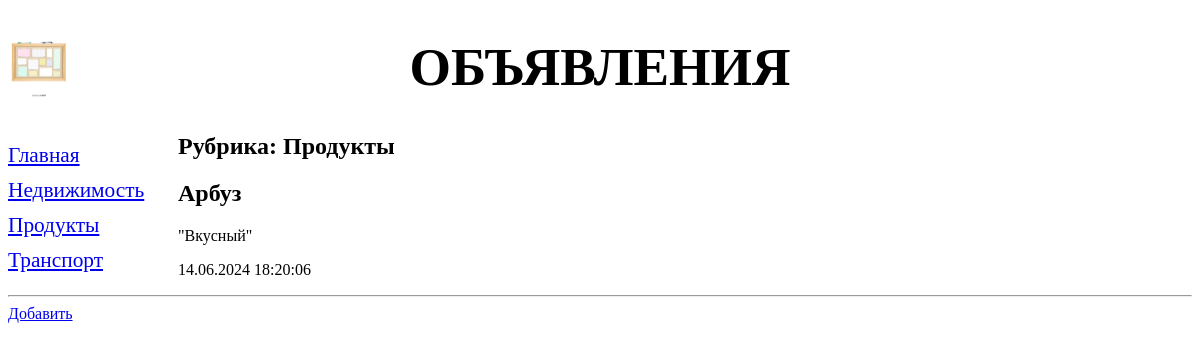
The page /bboard/3/ on the database as committed earlier.
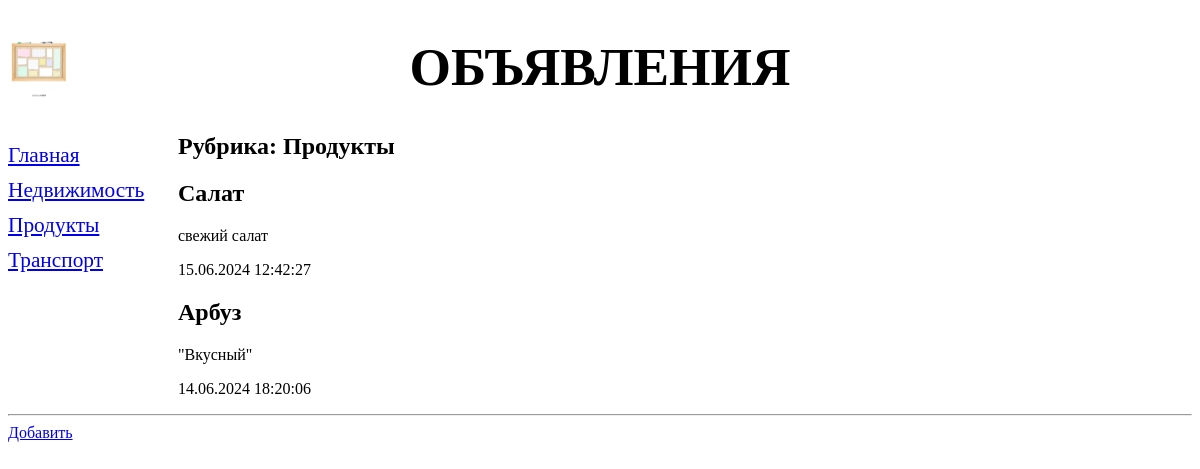
The same page on the database as committed later.
### bboard/models.py (models this page shows, shortened)
class Rubric(models.Model):
    name = models.CharField(max_length=20, db_index=True, verbose_name='Название')
    class Meta:
        verbose_name_plural = 'Рубрики'
        verbose_name = 'Рубрика'
        ordering = ['name']

class Bb(models.Model):
    title = models.CharField(max_length=50, verbose_name='Toвар')
    content = models.TextField(verbose_name='Описание')
    price = models.FloatField(verbose_name='Цена')
    published = models.DateTimeField(auto_now_add=True, db_index=True, verbose_name='Опубликовано')
    rubric = models.ForeignKey('Rubric', null=True, on_delete=models.PROTECT, verbose_name='Рубрика')
    class Meta:
        verbose_name_plural = 'Объявления'
        verbose_name = 'Объявление'
        ordering = ['-published']

### bboard/views.py (the view)
# urls.py: path('<int:rubric_id>/', rubric_bbs, name='rubric_bbs'),
def rubric_bbs(request, rubric_id):
    bbs = Bb.objects.filter(rubric=rubric_id)
    rubrics = Rubric.objects.all()
    current_rubric = Rubric.objects.get(pk=rubric_id)
    context = {'bbs': bbs, 'rubrics': rubrics, 'current_rubric': current_rubric}
    return render(request, 'bboard/rubric_bbs.html', context)

### bboard/templates/bboard/rubric_bbs.html (shortened to what this page needs)
{% extends "layout/basic.html"%}
{% block content %}
    <h2>Рубрика: {{current_rubric.name}}</h2>
    {% for bb in bbs %}
    <div>
        <h2>{{ bb.title }}</h2>
        <p>{{ bb.content }}</p>
        <p>{{ bb.published|date:"d.m.Y H:i:s" }}</p>
    </div>
    {% endfor %}
{% endblock %}

### bboard/templates/layout/basic.html (shortened to what this page needs)
{% load static %}
<!DOCTYPE html>
<html lang="en">
    <head>
        <link rel="stylesheet" type="text/css" href="{% static "bboard/style.css" %}"
    </head>
    <body>
        <header>
            <h1>Объявления</h1>
        </header>
        <nav>
            <a href="{% url 'index' %}">Главная</a>
            {% for rubric in rubrics %}
            <a href="{% url 'rubric_bbs' rubric.pk %}">{{rubric.name}}</a>
            {% endfor %}
        </nav>
        <main>
            {% block content %}
            {% endblock %}
        </main>
        <hr>
        <a href="{% url 'add' %}">Добавить</a>
    </body>
</html>

Rows that differ between the two databases and show on the page:
added Bb: title "Салат", content "свежий салат", published "15.06.2024 12:42:27"
